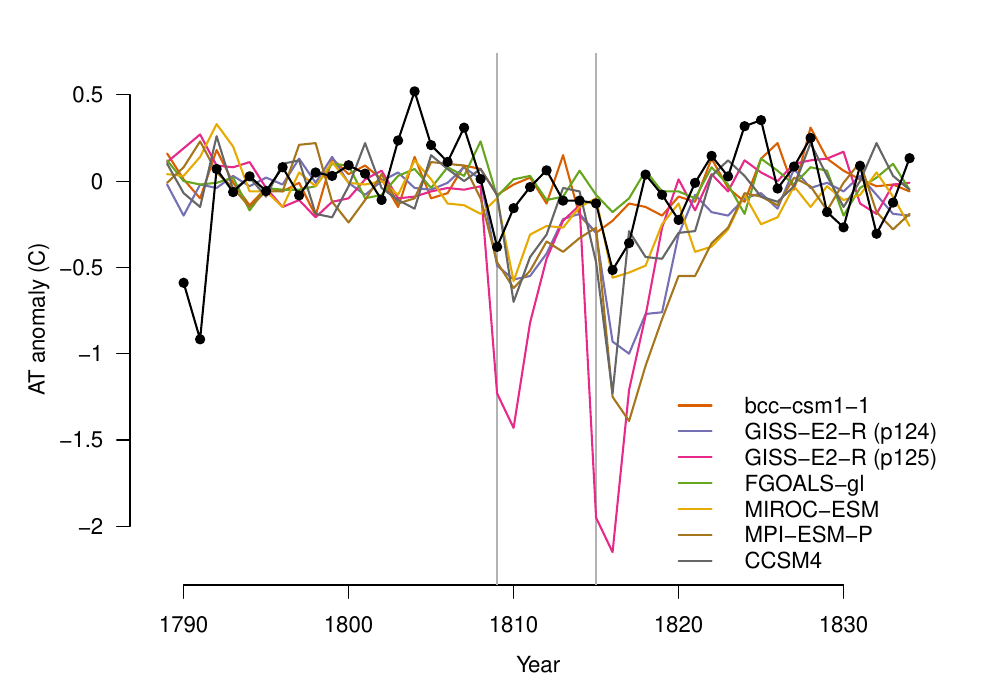

The R source for this figure:
# Compare Air temperatures as estimated by EIC and CMIP5 millennium runs

library(grid)
library(RColorBrewer)
# Ob anomalies
sts<-read.table('at_anoms.out',header=T)
x=rep(0,0)
y=rep(0,0)
for(i in seq(2,length(sts))) { 
   sety = paste(c("yd=sts$",names(sts)[i]),collapse="")
   eval(parse(text=sety))
   year = as.numeric(sub ('/.*','',sts$Date))
   month = as.numeric(substr(as.character(sts$Date),6,7))
#   x=append(x,year+(month-0.5)/12)
   x=append(x,year)
   y=append(y,yd)
}
ym<-rep(0.0,1836-1790)
#yy<-seq(1790+0.5/12,1835+11.5/12,1/12)
yy<-seq(1790,1835,1)
for(i in seq(1,length(yy))) {
 ym[i]<-mean(y[x==yy[i]],trim=0.1,na.rm=T)
}
var(ym[15:35])
# CMIP5 millennium anomalies
hts<-read.table('../gcm_comparison/mts.out',header=T,check.names=F)

pdf(file="compare_at_anom_CMIP5.pdf",width=10,height=7,family='Helvetica',pointsize=16)

sgp = gpar(col=rgb(0,0,1,1),fill=rgb(0,0,1,1))
hgp = gpar(col=rgb(1,0,0,1),fill=rgb(1,0,0,1),lex=2)
mgp = gpar(col=rgb(0.7,0.7,0.7,1),fill=rgb(0.7,0.7,0.7,1),lex=2)
tgp = gpar(col=rgb(0,0,0,1),fill=rgb(0,0,0,1),lex=2)

pushViewport(viewport(width=0.95,height=0.95,x=0.05,y=0.05,
                      just=c("left","bottom"),name="vp_map"))
pushViewport(plotViewport(margins=c(3,3,2,2)))
pushViewport(dataViewport(hts$Year,c(-2.2,0.6)))
grid.xaxis(main=T)
grid.text('Year',y=unit(-3,"lines"))
grid.yaxis(main=T)
grid.text('AT anomaly (C)',x=unit(-3.5,"lines"), rot=90)
popViewport()
pushViewport(dataViewport(hts$Year,c(-2.2,0.6),clip='on'))
# Mark the volcano years
grid.lines(x=unit(c(1809,1809),'native'),
           y=unit(c(-3,3),'native'),
           gp=mgp)
grid.lines(x=unit(c(1815,1815),'native'),
           y=unit(c(-3,3),'native'),
           gp=mgp)
# Draw the lines for CMIP5 models
c<-brewer.pal(8,'Dark2')
for(i in seq(2,length(hts))) {
   colour<-c[(i-1)%%8+1]
   gp<-gpar(col=colour,fill=colour,lty=as.integer((i-1)/8)+1,lwd=2)
   grid.lines(x=unit(hts$Year,'native'),
              y=unit(hts[[i]],'native'),
              gp=gp)
   grid.lines(x=unit(c(1820,1822),'native'),
              y=unit(rep(-1-0.15*i,2),'native'),
              gp=gp)
   grid.text(names(hts)[i],
             x=unit(1824,'native'),
             y=unit(-1-0.15*i,'native'),just='left')
   
}
# Add the EIC observations
grid.points(x=unit(yy,'native'),
           y=unit(ym-0.95,'native'),
           size=unit(0.02,'npc'),
           pch=20,
           gp=tgp)
grid.lines(x=unit(yy,'native'),
           y=unit(ym-0.95,'native'),
           gp=tgp)
popViewport()
popViewport()
upViewport()
